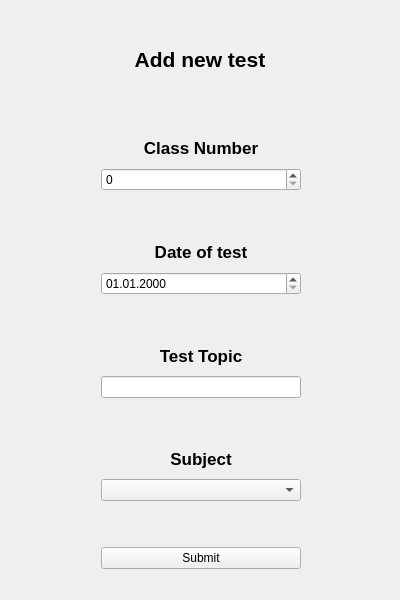
<?xml version="1.0" encoding="UTF-8"?>
<ui version="4.0">
 <class>AddTest</class>
 <widget class="QWidget" name="AddTest">
  <property name="geometry">
   <rect>
    <x>0</x>
    <y>0</y>
    <width>400</width>
    <height>600</height>
   </rect>
  </property>
  <property name="minimumSize">
   <size>
    <width>400</width>
    <height>600</height>
   </size>
  </property>
  <property name="maximumSize">
   <size>
    <width>400</width>
    <height>600</height>
   </size>
  </property>
  <property name="windowTitle">
   <string>Form</string>
  </property>
  <layout class="QVBoxLayout" name="verticalLayout_6">
   <item>
    <layout class="QVBoxLayout" name="verticalLayout_5">
     <item>
      <widget class="QLabel" name="label">
       <property name="font">
        <font>
         <pointsize>16</pointsize>
         <bold>true</bold>
        </font>
       </property>
       <property name="text">
        <string>Add new test</string>
       </property>
       <property name="alignment">
        <set>Qt::AlignCenter</set>
       </property>
      </widget>
     </item>
    </layout>
   </item>
   <item>
    <layout class="QVBoxLayout" name="verticalLayout">
     <property name="leftMargin">
      <number>90</number>
     </property>
     <property name="topMargin">
      <number>20</number>
     </property>
     <property name="bottomMargin">
      <number>20</number>
     </property>
     <item>
      <widget class="QLabel" name="label_2">
       <property name="maximumSize">
        <size>
         <width>200</width>
         <height>16777215</height>
        </size>
       </property>
       <property name="font">
        <font>
         <pointsize>13</pointsize>
         <bold>true</bold>
        </font>
       </property>
       <property name="text">
        <string>Class Number</string>
       </property>
       <property name="alignment">
        <set>Qt::AlignCenter</set>
       </property>
      </widget>
     </item>
     <item>
      <widget class="QSpinBox" name="spinBox_ClassNumber">
       <property name="maximumSize">
        <size>
         <width>200</width>
         <height>16777215</height>
        </size>
       </property>
       <property name="maximum">
        <number>6</number>
       </property>
      </widget>
     </item>
    </layout>
   </item>
   <item>
    <layout class="QVBoxLayout" name="verticalLayout_2">
     <property name="leftMargin">
      <number>90</number>
     </property>
     <property name="topMargin">
      <number>20</number>
     </property>
     <property name="bottomMargin">
      <number>20</number>
     </property>
     <item>
      <widget class="QLabel" name="label_3">
       <property name="maximumSize">
        <size>
         <width>200</width>
         <height>16777215</height>
        </size>
       </property>
       <property name="font">
        <font>
         <pointsize>13</pointsize>
         <bold>true</bold>
        </font>
       </property>
       <property name="text">
        <string>Date of test</string>
       </property>
       <property name="alignment">
        <set>Qt::AlignCenter</set>
       </property>
      </widget>
     </item>
     <item>
      <widget class="QDateEdit" name="dateEdit_TestDate">
       <property name="maximumSize">
        <size>
         <width>200</width>
         <height>16777215</height>
        </size>
       </property>
       <property name="displayFormat">
        <string>MM.dd.yyyy</string>
       </property>
       <property name="calendarPopup">
        <bool>false</bool>
       </property>
      </widget>
     </item>
    </layout>
   </item>
   <item>
    <layout class="QVBoxLayout" name="verticalLayout_7">
     <property name="leftMargin">
      <number>90</number>
     </property>
     <property name="topMargin">
      <number>20</number>
     </property>
     <property name="bottomMargin">
      <number>20</number>
     </property>
     <item>
      <widget class="QLabel" name="label_5">
       <property name="maximumSize">
        <size>
         <width>200</width>
         <height>16777215</height>
        </size>
       </property>
       <property name="font">
        <font>
         <pointsize>13</pointsize>
         <bold>true</bold>
        </font>
       </property>
       <property name="text">
        <string>Test Topic</string>
       </property>
       <property name="alignment">
        <set>Qt::AlignCenter</set>
       </property>
      </widget>
     </item>
     <item>
      <widget class="QLineEdit" name="lineEdit_Topic">
       <property name="maximumSize">
        <size>
         <width>200</width>
         <height>16777215</height>
        </size>
       </property>
      </widget>
     </item>
    </layout>
   </item>
   <item>
    <layout class="QVBoxLayout" name="verticalLayout_3">
     <property name="leftMargin">
      <number>90</number>
     </property>
     <property name="topMargin">
      <number>20</number>
     </property>
     <property name="bottomMargin">
      <number>20</number>
     </property>
     <item>
      <widget class="QLabel" name="label_4">
       <property name="maximumSize">
        <size>
         <width>200</width>
         <height>16777215</height>
        </size>
       </property>
       <property name="font">
        <font>
         <pointsize>13</pointsize>
         <bold>true</bold>
        </font>
       </property>
       <property name="text">
        <string>Subject</string>
       </property>
       <property name="alignment">
        <set>Qt::AlignCenter</set>
       </property>
      </widget>
     </item>
     <item>
      <widget class="QComboBox" name="comboBox_Subject">
       <property name="maximumSize">
        <size>
         <width>200</width>
         <height>16777215</height>
        </size>
       </property>
       <property name="maxVisibleItems">
        <number>5</number>
       </property>
       <property name="maxCount">
        <number>5</number>
       </property>
      </widget>
     </item>
    </layout>
   </item>
   <item>
    <layout class="QVBoxLayout" name="verticalLayout_4">
     <property name="leftMargin">
      <number>90</number>
     </property>
     <property name="topMargin">
      <number>20</number>
     </property>
     <property name="bottomMargin">
      <number>20</number>
     </property>
     <item>
      <widget class="QPushButton" name="pushButton_Submit">
       <property name="maximumSize">
        <size>
         <width>200</width>
         <height>16777215</height>
        </size>
       </property>
       <property name="text">
        <string>Submit</string>
       </property>
      </widget>
     </item>
    </layout>
   </item>
  </layout>
 </widget>
 <resources/>
 <connections/>
</ui>
